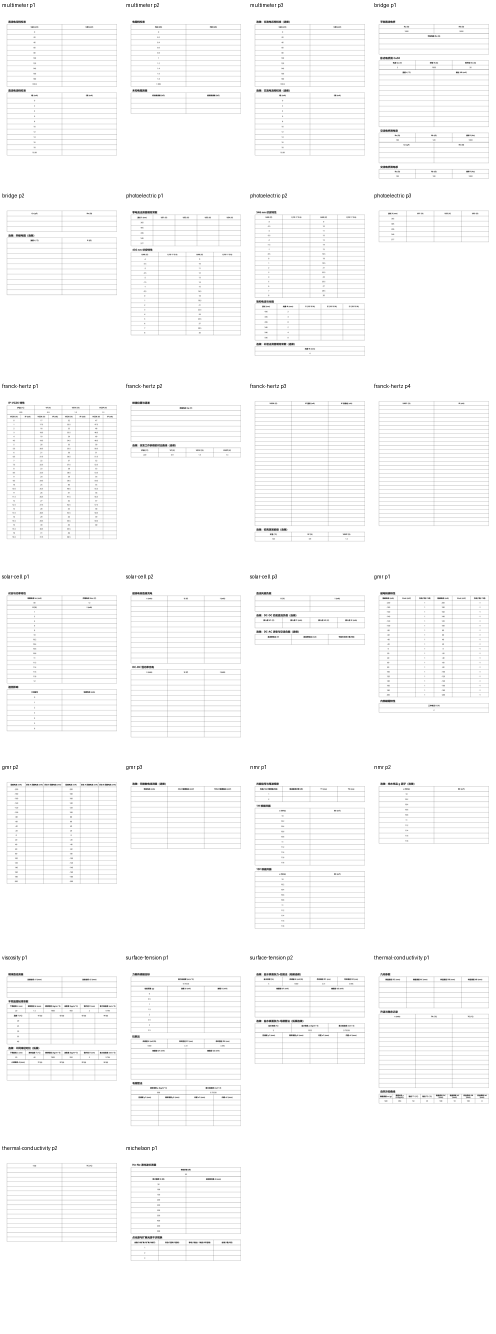
#> input picture artifacts/record-sheet-audit/contact-sheet.png, 992 x 2667 px (shown at 1/2 size)
$ python -i segment.py   (imports and definitions only)
#> lines starting #> are read from the running program, lines starting #| are printed output that depends on the picture; after the words box and inside, x2 and y2 are one past the last pixel; in counts of white or black regions, pixels touching at a corner belong together
#> further down, picture is the input picture: shape (2667, 992); min 1, max 255, mean 250.2
"""Experiment-layout ROI segmentation with a conservative OpenCV fallback.

Two paths exist, in this order:

1. **Template registration + calibrated ROI.**  ``layouts/<experiment_id>.json``
   carries the exact rectangle of every handwriting cell of the record sheet
   this repository renders (see :mod:`ocr_dataset.calibrate`).  Before any of
   those rectangles is trusted, :func:`register_page` verifies that the uploaded
   page really is that template page: the printed table lines detected on the
   uploaded image must line up with the template's table frames.  If they do not
   line up, nothing is guessed and every field is rejected.
2. **OpenCV grid fallback.**  When an experiment has no calibrated ROIs, or the
   upload is a single table rather than a whole page, the grid is detected
   generically and mapped to a table signature.  The mapping is accepted only
   when the detected grid matches one signature uniquely.
"""

from __future__ import annotations

import json
from dataclasses import dataclass
from pathlib import Path
from typing import Any

import cv2
import numpy as np

from .preprocess import PreprocessedPage


#: Every detected printed line must be explained by the template before its
#: calibrated ROIs may be used: a cropped, rescaled or rotated page leaves lines
#: the template cannot account for.
REGISTRATION_RECALL = 0.8
#: At least this share of the template's own lines must be visible on the page.
REGISTRATION_PRECISION = 0.3
#: How much better the upright template must explain the grid than the 180°
#: rotated one; below this the orientation is not trustworthy.
REGISTRATION_ORIENTATION_MARGIN = 0.05
#: Line-matching tolerance as a fraction of the page dimension.
REGISTRATION_TOLERANCE = 0.006


@dataclass(frozen=True)
class CropResult:
    image: np.ndarray | None
    method: str
    confidence: float
    touches_roi_border: bool
    reason: str = ""
    notes: tuple[str, ...] = ()


@dataclass(frozen=True)
class Registration:
    """Whether an upload may be trusted with the calibrated template coordinates."""

    registered: bool
    score: float
    coverage: float
    coverage_mirrored: float
    detail: str = ""

    def __bool__(self) -> bool:  # pragma: no cover - convenience only
        return self.registered


@dataclass(frozen=True)
class Segmenter:
    """Crop a preprocessed page once registration has been decided."""

    page: PreprocessedPage
    layout: dict[str, Any]
    registration: Registration

    # [12 lines left out: function crop, not called in this run]


def layouts_root() -> Path:
    return Path(__file__).with_name("layouts")


# [302 lines left out: functions load_layout, _relative_box, _remove_table_lines, _ink_mask, _rule_residue, _strip_rule_residue and 8 more, not called in this run]


def detect_table_cells(image: np.ndarray) -> list[tuple[int, int, int, int]]:
    """Find a rectangular table grid using morphology and intersections."""
    threshold = cv2.adaptiveThreshold(image, 255, cv2.ADAPTIVE_THRESH_MEAN_C,
                                      cv2.THRESH_BINARY_INV, 31, 11)
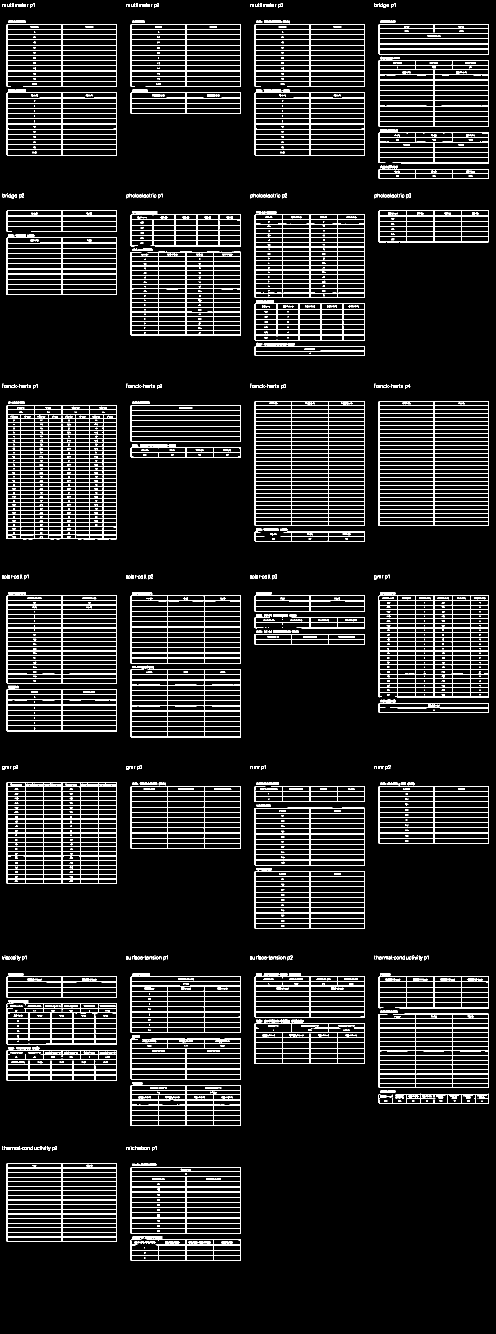
#> threshold: shape (2667, 992) (shown at 1/2 size); 9% white in thin lines or dots
    horizontal = cv2.morphologyEx(
        threshold, cv2.MORPH_OPEN,
        cv2.getStructuringElement(cv2.MORPH_RECT, (max(15, image.shape[1] // 20), 1)),
    )
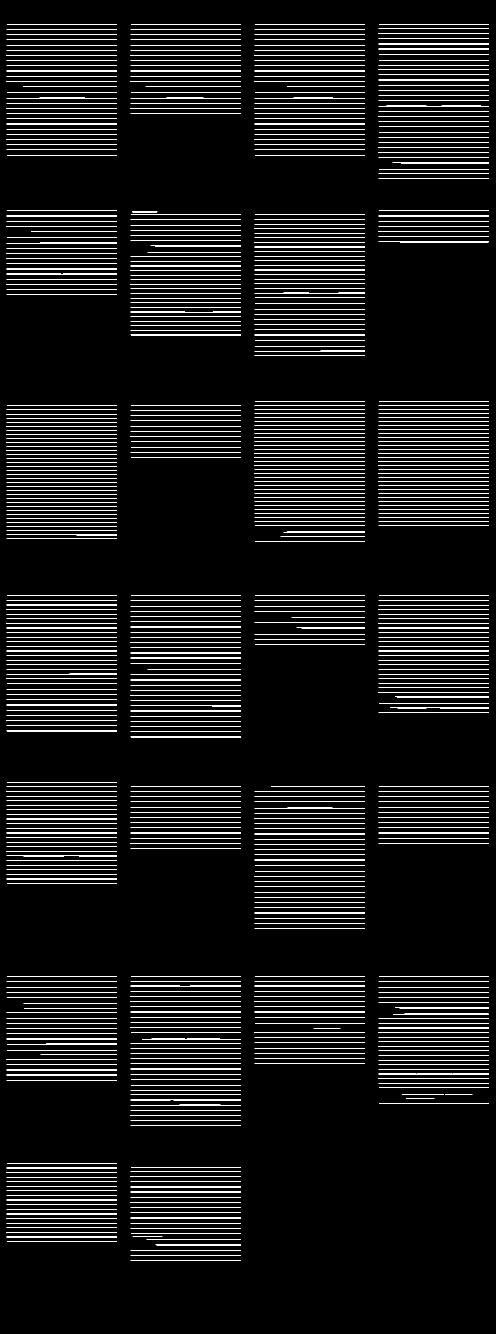
#> horizontal: shape (2667, 992) (shown at 1/2 size); 6.4% white in thin lines or dots
    vertical = cv2.morphologyEx(
        threshold, cv2.MORPH_OPEN,
        cv2.getStructuringElement(cv2.MORPH_RECT, (1, max(15, image.shape[0] // 20))),
    )
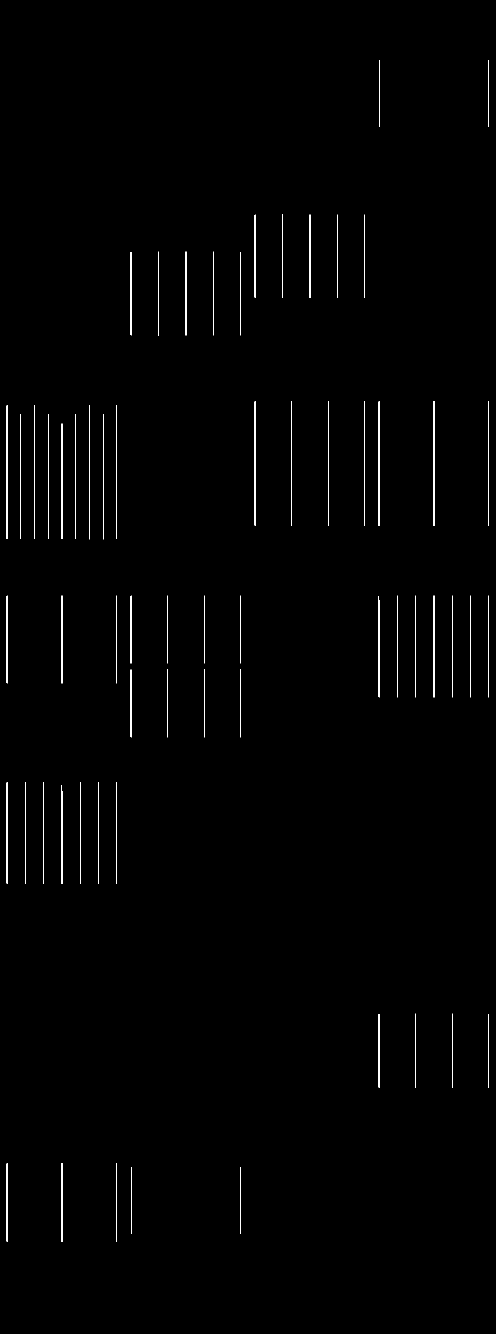
#> vertical: shape (2667, 992) (shown at 1/2 size); 0.6% white in thin lines or dots, all inside (x1, y1, x2, y2) = (13, 120, 978, 2484)
    grid = cv2.bitwise_or(horizontal, vertical)
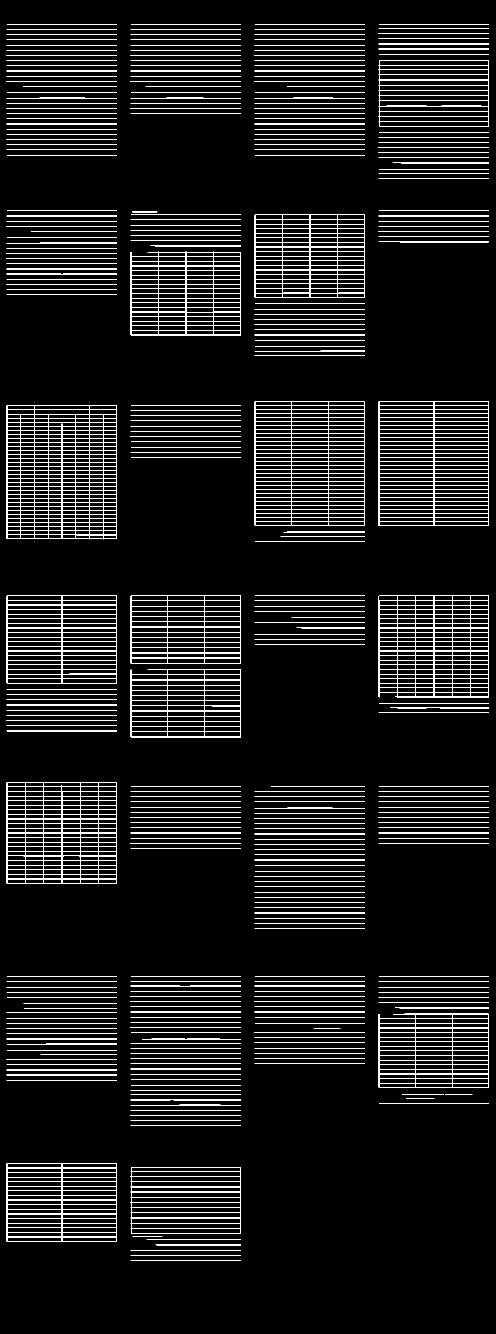
#> grid: shape (2667, 992) (shown at 1/2 size); 6.9% white in thin lines or dots
    grid = cv2.morphologyEx(grid, cv2.MORPH_CLOSE, np.ones((3, 3), np.uint8))
#> grid: shape (2667, 992); 6.9% white in thin lines or dots
    contours, _ = cv2.findContours(grid, cv2.RETR_TREE, cv2.CHAIN_APPROX_SIMPLE)
#> contours = 1352 contours, 199 with area under 20; largest, box (x1, y1, x2, y2) and area: (13, 810, 234, 1079) 58742, (757, 802, 978, 1052) 54780, (509, 802, 730, 1052) 54779, (13, 1564, 234, 1768) 44659, (757, 1191, 978, 1395) 44337
    minimum_area = max(80, image.shape[0] * image.shape[1] // 12000)
#> minimum_area = 220
    boxes: list[tuple[int, int, int, int]] = []
    for contour in contours:
        x, y, width, height = cv2.boundingRect(contour)
        if width * height < minimum_area or width > image.shape[1] * 0.98 or height > image.shape[0] * 0.98:
            continue
        if width < 10 or height < 10:
            continue
        boxes.append((x, y, x + width, y + height))
#> this loop made 1352 passes
#> (x, y, width, height) on passes 4, 7, 8: (311, 2489, 171, 2), (261, 2334, 221, 134), (262, 2456, 220, 12)
#> after the loop, boxes = 573 items, first 6: (261, 2334, 482, 2468), (262, 2456, 482, 2468), (262, 2446, 482, 2457), (262, 2436, 482, 2447), (262, 2425, 482, 2436), (262, 2415, 482, 2426)
    boxes.sort(key=lambda box: (box[1], box[0]))
    return boxes


# [59 lines left out: functions _lattice_scores, _expected_lines, register_page, not called in this run]


def segmenter_for(page: PreprocessedPage, layout: dict[str, Any]) -> Segmenter:
    return Segmenter(page, layout, register_page(page, layout))


# [63 lines left out: functions _cluster_rows, _field_grid, _fallback_crop, not called in this run]


def segment_field(page: PreprocessedPage, layout: dict[str, Any], field_id: str) -> CropResult:
    """Crop one field; registration is computed on demand for a single call."""
    return segmenter_for(page, layout).crop(field_id)

>>> import cv2
>>> picture = cv2.imread('../../artifacts/record-sheet-audit/contact-sheet.png', cv2.IMREAD_GRAYSCALE)
>>> result = detect_table_cells(picture)
#> result = 573 items, first 6: (757, 120, 978, 254), (758, 120, 978, 131), (758, 139, 978, 150), (758, 149, 978, 160), (758, 160, 978, 171), (758, 170, 978, 181)
